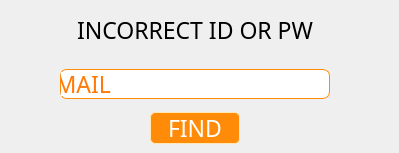
        <widget class="QWidget" name="findIdPage">
         <widget class="QPushButton" name="findBtnForFindId">
          <property name="geometry">
           <rect>
            <x>150</x>
            <y>112</y>
            <width>90</width>
            <height>32</height>
           </rect>
          </property>
          <property name="font">
           <font>
            <family>TMON_1.0</family>
            <pointsize>17</pointsize>
           </font>
          </property>
          <property name="styleSheet">
           <string notr="true">color: white;
background-color: rgb(255, 139, 8);
border-radius: 5px;
border: 1px solid rgb(255, 232, 183);</string>
          </property>
          <property name="text">
           <string>FIND</string>
          </property>
         </widget>
         <widget class="QLineEdit" name="mailForFindIdInput">
          <property name="geometry">
           <rect>
            <x>60</x>
            <y>69</y>
            <width>270</width>
            <height>30</height>
           </rect>
          </property>
          <property name="styleSheet">
           <string notr="true">background-color: white;
border-radius: 7px;
border: 1px solid rgb(255, 139, 8);
padding-left:60px;</string>
          </property>
         </widget>
         <widget class="QLabel" name="mailForFindIdLabel">
          <property name="geometry">
           <rect>
            <x>61</x>
            <y>72</y>
            <width>50</width>
            <height>24</height>
           </rect>
          </property>
          <property name="font">
           <font>
            <family>TMON_1.0</family>
            <pointsize>17</pointsize>
           </font>
          </property>
          <property name="styleSheet">
           <string notr="true">color: rgb(255, 122, 8);
background-color:white;</string>
          </property>
          <property name="text">
           <string>MAIL</string>
          </property>
          <property name="alignment">
           <set>Qt::AlignRight|Qt::AlignTrailing|Qt::AlignVCenter</set>
          </property>
         </widget>
         <widget class="QLabel" name="findIdFailLabel">
          <property name="geometry">
           <rect>
            <x>0</x>
            <y>15</y>
            <width>390</width>
            <height>30</height>
           </rect>
          </property>
          <property name="font">
           <font>
            <family>TMON_1.0</family>
            <pointsize>17</pointsize>
           </font>
          </property>
          <property name="text">
           <string>INCORRECT ID OR PW</string>
          </property>
          <property name="alignment">
           <set>Qt::AlignCenter</set>
          </property>
         </widget>
        </widget>
